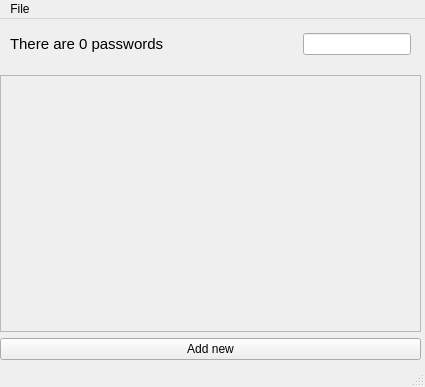
<?xml version="1.0" encoding="UTF-8"?>
<ui version="4.0">
 <class>MainWindow</class>
 <widget class="QMainWindow" name="MainWindow">
  <property name="geometry">
   <rect>
    <x>0</x>
    <y>0</y>
    <width>425</width>
    <height>387</height>
   </rect>
  </property>
  <property name="windowTitle">
   <string>MainWindow</string>
  </property>
  <widget class="QWidget" name="centralwidget">
   <widget class="QWidget" name="verticalLayoutWidget">
    <property name="geometry">
     <rect>
      <x>0</x>
      <y>0</y>
      <width>421</width>
      <height>341</height>
     </rect>
    </property>
    <layout class="QVBoxLayout" name="verticalLayout">
     <item>
      <layout class="QHBoxLayout" name="horizontalLayout">
       <property name="spacing">
        <number>6</number>
       </property>
       <property name="leftMargin">
        <number>10</number>
       </property>
       <property name="topMargin">
        <number>0</number>
       </property>
       <property name="rightMargin">
        <number>10</number>
       </property>
       <item>
        <widget class="QLabel" name="label">
         <property name="minimumSize">
          <size>
           <width>100</width>
           <height>50</height>
          </size>
         </property>
         <property name="styleSheet">
          <string notr="true">font-size: 15px;</string>
         </property>
         <property name="text">
          <string>There are 0 passwords</string>
         </property>
        </widget>
       </item>
       <item>
        <widget class="QLineEdit" name="lineEdit">
         <property name="sizePolicy">
          <sizepolicy hsizetype="Maximum" vsizetype="Maximum">
           <horstretch>0</horstretch>
           <verstretch>0</verstretch>
          </sizepolicy>
         </property>
        </widget>
       </item>
      </layout>
     </item>
     <item>
      <widget class="QScrollArea" name="scrollArea">
       <property name="sizeAdjustPolicy">
        <enum>QAbstractScrollArea::AdjustToContents</enum>
       </property>
       <property name="widgetResizable">
        <bool>true</bool>
       </property>
       <widget class="QWidget" name="scrollAreaWidgetContents_2">
        <property name="geometry">
         <rect>
          <x>0</x>
          <y>0</y>
          <width>417</width>
          <height>242</height>
         </rect>
        </property>
       </widget>
      </widget>
     </item>
     <item>
      <layout class="QFormLayout" name="formLayout"/>
     </item>
     <item>
      <widget class="QPushButton" name="pushButton">
       <property name="styleSheet">
        <string notr="true"/>
       </property>
       <property name="text">
        <string>Add new</string>
       </property>
      </widget>
     </item>
    </layout>
   </widget>
  </widget>
  <widget class="QMenuBar" name="menubar">
   <property name="geometry">
    <rect>
     <x>0</x>
     <y>0</y>
     <width>425</width>
     <height>21</height>
    </rect>
   </property>
   <widget class="QMenu" name="menuFile">
    <property name="title">
     <string>File</string>
    </property>
    <addaction name="actionAdd_2"/>
    <addaction name="actionQuit_2"/>
   </widget>
   <addaction name="menuFile"/>
  </widget>
  <widget class="QStatusBar" name="statusbar"/>
  <action name="actionAdd">
   <property name="text">
    <string>Add</string>
   </property>
  </action>
  <action name="actionSearch">
   <property name="text">
    <string>Search</string>
   </property>
  </action>
  <action name="actionQuit">
   <property name="text">
    <string>Quit</string>
   </property>
  </action>
  <action name="actionAdd_2">
   <property name="text">
    <string>Add</string>
   </property>
  </action>
  <action name="actionQuit_2">
   <property name="text">
    <string>Quit</string>
   </property>
  </action>
 </widget>
 <resources/>
 <connections/>
</ui>
